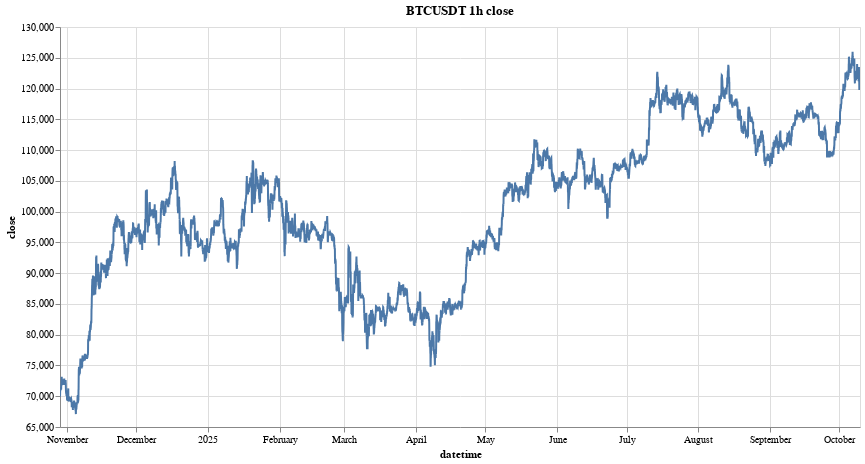

Source (notebook cell):
### Code cell
alt.data_transformers.enable("vegafusion")
research.plot_dyn_timeseries(ts, sym, 'close', time_interval)

### Figure 1 — Vega specification as saved in the notebook (floating-point values rounded to 4 significant figures; data arrays with more than 128 entries replaced by an {"elided": "..."} marker saying what was removed)
{"$schema": "https://vega.github.io/schema/vega/v5.json", "data": [{"name": "param_1_store"}, {"name": "param_2_store"}, {"name": "source_0", "values": {"elided": "8304 records"}, "transform": [{"type": "formula", "expr": "toDate(datum['datetime'])", "as": "datetime"}]}, {"name": "source_0_y_domain_close", "values": [{"min": 67100.0, "max": 126000.0}]}], "signals": [{"name": "unit", "value": {}, "on": [{"events": "pointermove", "update": "isTuple(group()) ? group() : unit"}]}, {"name": "param_1", "update": "vlSelectionResolve(\"param_1_store\", \"union\")"}, {"name": "param_2", "update": "vlSelectionResolve(\"param_2_store\", \"union\")"}, {"name": "param_1_datetime", "on": [{"events": [{"source": "view", "type": "dblclick"}], "update": "null"}, {"events": {"signal": "param_1_translate_delta"}, "update": "panLinear(param_1_translate_anchor.extent_x, -param_1_translate_delta.x / width)"}, {"events": {"signal": "param_1_zoom_delta"}, "update": "zoomLinear(domain(\"x\"), param_1_zoom_anchor.x, param_1_zoom_delta)"}]}, {"name": "param_1_tuple", "on": [{"events": [{"signal": "param_1_datetime"}], "update": "param_1_datetime ? {unit: \"\", fields: param_1_tuple_fields, values: [param_1_datetime]} : null"}]}, {"name": "param_1_tuple_fields", "value": [{"field": "datetime", "channel": "x", "type": "R"}]}, {"name": "param_1_translate_anchor", "value": {}, "on": [{"events": [{"source": "scope", "type": "pointerdown"}], "update": "{x: x(unit), y: y(unit), extent_x: domain(\"x\")}"}]}, {"name": "param_1_translate_delta", "value": {}, "on": [{"events": [{"source": "window", "between": [{"source": "scope", "type": "pointerdown"}, {"source": "window", "type": "pointerup"}], "consume": true, "type": "pointermove"}], "update": "{x: param_1_translate_anchor.x - x(unit), y: param_1_translate_anchor.y - y(unit)}"}]}, {"name": "param_1_zoom_anchor", "on": [{"events": [{"source": "scope", "type": "wheel", "consume": true}], "update": "{x: invert(\"x\", x(unit)), y: invert(\"y\", y(unit))}"}]}, {"name": "param_1_zoom_delta", "on": [{"events": [{"source": "scope", "type": "wheel", "consume": true}], "update": "pow(1.001, event.deltaY * pow(16, event.deltaMode))", "force": true}]}, {"name": "param_1_modify", "on": [{"events": {"signal": "param_1_tuple"}, "update": "modify(\"param_1_store\", param_1_tuple, true)"}]}, {"name": "param_2_close", "on": [{"events": [{"source": "view", "type": "dblclick"}], "update": "null"}, {"events": {"signal": "param_2_translate_delta"}, "update": "panLinear(param_2_translate_anchor.extent_y, param_2_translate_delta.y / height)"}, {"events": {"signal": "param_2_zoom_delta"}, "update": "zoomLinear(domain(\"y\"), param_2_zoom_anchor.y, param_2_zoom_delta)"}]}, {"name": "param_2_tuple", "on": [{"events": [{"signal": "param_2_close"}], "update": "param_2_close ? {unit: \"\", fields: param_2_tuple_fields, values: [param_2_close]} : null"}]}, {"name": "param_2_tuple_fields", "value": [{"field": "close", "channel": "y", "type": "R"}]}, {"name": "param_2_translate_anchor", "value": {}, "on": [{"events": [{"source": "scope", "type": "pointerdown"}], "update": "{x: x(unit), y: y(unit), extent_y: domain(\"y\")}"}]}, {"name": "param_2_translate_delta", "value": {}, "on": [{"events": [{"source": "window", "between": [{"source": "scope", "type": "pointerdown"}, {"source": "window", "type": "pointerup"}], "type": "pointermove", "consume": true}], "update": "{x: param_2_translate_anchor.x - x(unit), y: param_2_translate_anchor.y - y(unit)}"}]}, {"name": "param_2_zoom_anchor", "on": [{"events": [{"source": "scope", "type": "wheel", "consume": true}], "update": "{x: invert(\"x\", x(unit)), y: invert(\"y\", y(unit))}"}]}, {"name": "param_2_zoom_delta", "on": [{"events": [{"source": "scope", "consume": true, "type": "wheel"}], "update": "pow(1.001, event.deltaY * pow(16, event.deltaMode))", "force": true}]}, {"name": "param_2_modify", "on": [{"events": {"signal": "param_2_tuple"}, "update": "modify(\"param_2_store\", param_2_tuple, true)"}]}], "marks": [{"type": "line", "name": "marks", "from": {"data": "source_0"}, "sort": {"field": "x"}, "encode": {"update": {"x": {"field": "datetime", "scale": "x"}, "y": {"field": "close", "scale": "y"}, "defined": {"signal": "isValid(datum[\"datetime\"]) && isFinite(+datum[\"datetime\"]) && isValid(datum[\"close\"]) && isFinite(+datum[\"close\"])"}, "tooltip": {"signal": "{\"datetime\": timeFormat(datum[\"datetime\"], '%b %d, %Y'), \"close\": format(datum[\"close\"], \"\")}"}, "stroke": {"value": "#4c78a8"}}}, "clip": true, "style": ["line"], "interactive": true}], "scales": [{"name": "x", "type": "time", "domain": {"data": "source_0", "field": "datetime"}, "range": [0, {"signal": "width"}], "domainRaw": {"signal": "param_1[\"datetime\"]"}}, {"name": "y", "type": "linear", "domain": [{"signal": "(data(\"source_0_y_domain_close\")[0] || {}).min"}, {"signal": "(data(\"source_0_y_domain_close\")[0] || {}).max"}], "range": [{"signal": "height"}, 0], "nice": true, "domainRaw": {"signal": "param_2[\"close\"]"}, "zero": false}], "axes": [{"scale": "x", "labels": false, "orient": "bottom", "grid": true, "tickCount": {"signal": "ceil(width/40)"}, "maxExtent": 0, "minExtent": 0, "zindex": 0, "domain": false, "aria": false, "ticks": false, "gridScale": "y"}, {"scale": "y", "orient": "left", "tickCount": {"signal": "ceil(height/40)"}, "domain": false, "maxExtent": 0, "minExtent": 0, "ticks": false, "zindex": 0, "gridScale": "x", "grid": true, "aria": false, "labels": false}, {"scale": "x", "labelOverlap": true, "labelFlush": true, "title": "datetime", "orient": "bottom", "tickCount": {"signal": "ceil(width/40)"}, "zindex": 0, "grid": false}, {"scale": "y", "tickCount": {"signal": "ceil(height/40)"}, "orient": "left", "title": "close", "grid": false, "labelOverlap": true, "zindex": 0}], "title": {"text": "BTCUSDT 1h close", "frame": "group"}, "background": "white", "height": 400, "style": "cell", "padding": 5, "width": 800}
